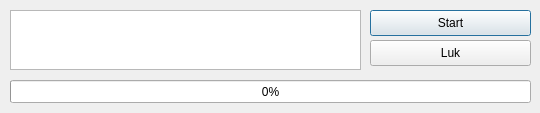
<?xml version="1.0" encoding="UTF-8"?>
<ui version="4.0">
    <class>getProductsHttpDialog</class>
    <widget class="QDialog" name="getProductsHttpDialog">
        <property name="geometry">
            <rect>
                <x>0</x>
                <y>0</y>
                <width>540</width>
                <height>113</height>
            </rect>
        </property>
        <property name="windowTitle">
            <string>Prisliste import fra server</string>
        </property>
        <widget class="QListWidget" name="itemList">
            <property name="geometry">
                <rect>
                    <x>10</x>
                    <y>10</y>
                    <width>351</width>
                    <height>60</height>
                </rect>
            </property>
        </widget>
        <widget class="QProgressBar" name="progress_bar">
            <property name="geometry">
                <rect>
                    <x>10</x>
                    <y>80</y>
                    <width>521</width>
                    <height>23</height>
                </rect>
            </property>
            <property name="value">
                <number>0</number>
            </property>
        </widget>
        <widget class="QPushButton" name="buttonStart">
            <property name="geometry">
                <rect>
                    <x>370</x>
                    <y>10</y>
                    <width>161</width>
                    <height>26</height>
                </rect>
            </property>
            <property name="text">
                <string>Start</string>
            </property>
        </widget>
        <widget class="QPushButton" name="buttonClose">
            <property name="geometry">
                <rect>
                    <x>370</x>
                    <y>40</y>
                    <width>161</width>
                    <height>26</height>
                </rect>
            </property>
            <property name="text">
                <string>Luk</string>
            </property>
        </widget>
    </widget>
    <resources/>
    <connections/>
</ui>
